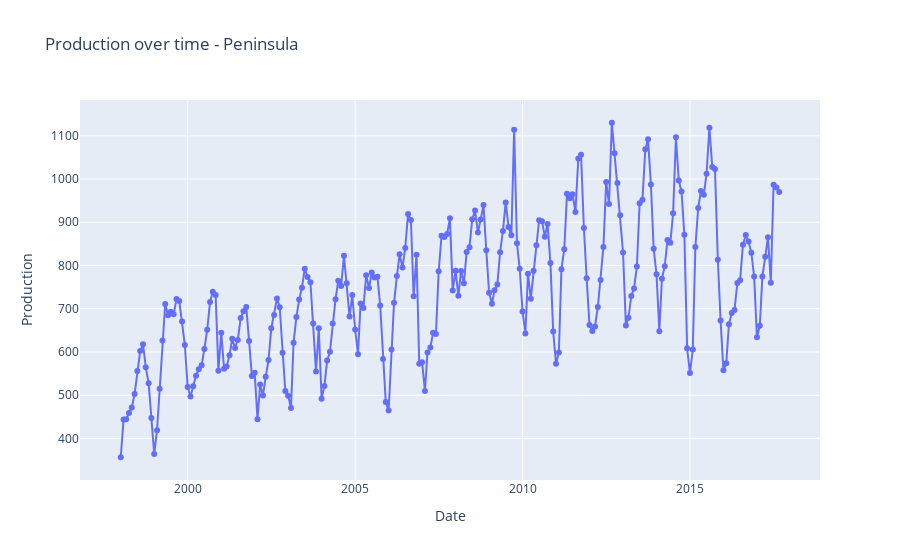

Here is the notebook cell this chart was saved with:
### Markdown cell above
#### Visual:

### Code cell
general_figure = px.line(
    data.reset_index().rename(columns={'index': 'Date'}),
    x='Date',
    y='Production',
    title=f'Production over time - {selected_region[1]}',
    markers=True
)
general_figure.update_layout(xaxis_title='Date', yaxis_title='Production')
general_figure.show()

### Figure 1 — Plotly figure (JSON) as saved in the notebook; plotly's stock layout.template omitted (floating-point values rounded to 4 significant figures; data arrays with more than 128 entries replaced by an {"elided": "..."} marker saying what was removed)
{"data": [{"hovertemplate": "Date=%{x}<br>Production=%{y}<extra></extra>", "legendgroup": "", "line": {"color": "#636efa", "dash": "solid"}, "marker": {"symbol": "circle"}, "mode": "lines+markers", "name": "", "orientation": "v", "showlegend": false, "type": "scatter", "x": {"elided": "237 str values"}, "xaxis": "x", "y": {"elided": "237 float values"}, "yaxis": "y"}], "layout": {"legend": {"tracegroupgap": 0}, "title": {"text": "Production over time - Peninsula"}, "xaxis": {"anchor": "y", "domain": [0, 1], "title": {"text": "Date"}}, "yaxis": {"anchor": "x", "domain": [0, 1], "title": {"text": "Production"}}}}
